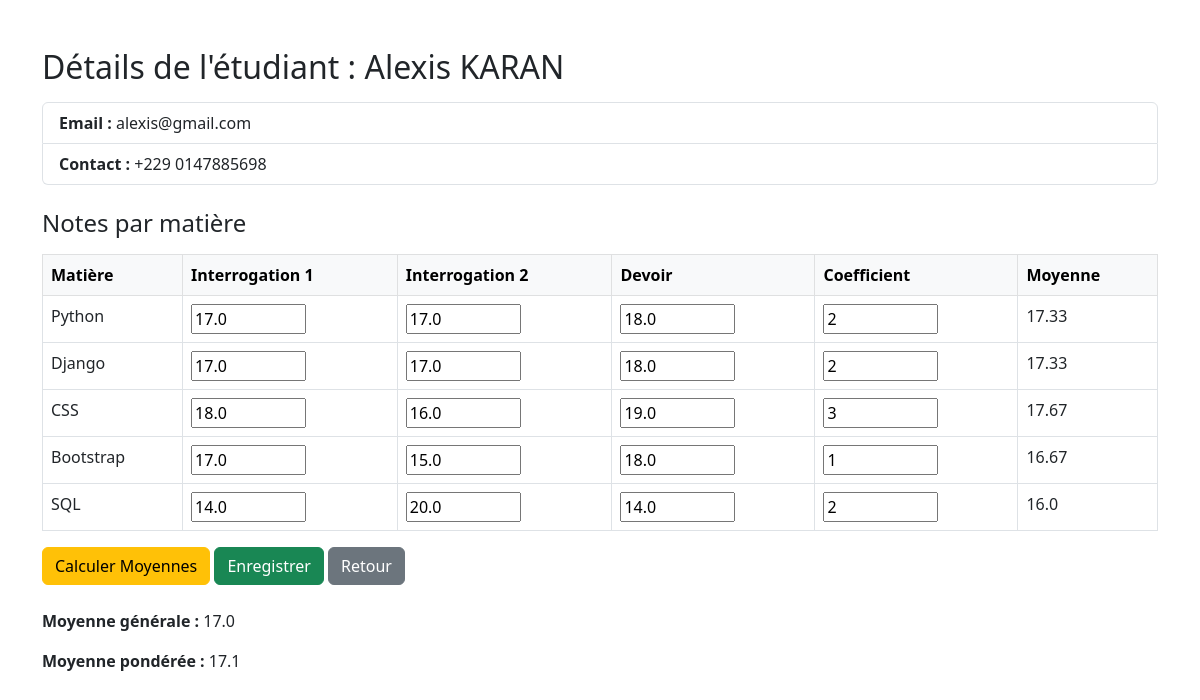
The page /13/ on the database its author committed.
### etudiants/models.py (models this page shows, shortened)
class User(models.Model):
    nom = models.CharField(max_length=100)
    prenom = models.CharField(max_length=100)
    email = models.EmailField(unique=True)
    contact = models.CharField(max_length=15, blank=True, null=True)
    is_valid = models.BooleanField(default=False, null=True)
    class Meta:
        ordering = ["-nom"]

class Notes(models.Model):
    note = models.ForeignKey(User, on_delete=models.CASCADE)
    interrogation1 = models.FloatField(null=True, blank=True)
    interrogation2 = models.FloatField(null=True, blank=True)
    devoir = models.FloatField(null=True, blank=True)
    matiere = models.CharField(max_length=25, blank=True, null=True)
    coefficients = models.PositiveIntegerField(default=1)

### etudiants/views.py (the view, shortened to what this page needs)
# urls.py: path('<int:etudiant_id>/', views.detail_etudiants, name='detail_etudiant'),
def detail_etudiants(request, etudiant_id):
    with connection.cursor() as cursor:
        cursor.execute("""
            SELECT id, nom, prenom, email, contact, is_valid
            FROM etudiants_user
            WHERE id = %s
        """, [etudiant_id])
        etudiant = cursor.fetchone()
    if not etudiant:
        messages.error(request, "Étudiant introuvable.")
        return render(request, 'etudiants/detail_etudiants.html', {'etudiant': None})
    matieres_fixes = ['Python', 'Django', 'CSS', 'Bootstrap', 'SQL']
    notes_par_matiere = []
    moyenne_generale = 0
    moyenne_ponderee = 0
    if request.method == 'POST':
        action = request.POST.get('action')
        nb_matieres = int(request.POST.get('nb_matieres', 0))
        total_moyenne = 0
        total_ponderee = 0
        total_coeff = 0
        for i in range(1, nb_matieres + 1):
            matiere = request.POST.get(f'matiere_{i}')
            interrogation1 = float(request.POST.get(f'interrogation1_{i}', 0) or 0)
            devoir = float(request.POST.get(f'devoir_{i}', 0) or 0)
            interrogation2 = float(request.POST.get(f'interrogation2_{i}', 0) or 0)
            coefficients = float(request.POST.get(f'coefficients_{i}', 1) or 1)
            moyenne = round((interrogation1 + devoir + interrogation2) / 3, 2)
            moyenne_ponderee_calc = moyenne * coefficients
            total_moyenne += moyenne
            total_ponderee += moyenne_ponderee_calc
            total_coeff += coefficients
            notes_par_matiere.append({
                'matiere': matiere,
                'interrogation1': interrogation1,
                'devoir': devoir,
                'interrogation2': interrogation2,
                'coefficients': coefficients,
                'moyenne': moyenne
            })
            if action == 'enregistrer':
                with connection.cursor() as cursor:
                    cursor.execute("""
                        SELECT id FROM etudiants_notes
                        WHERE note_id = %s AND matiere = %s
                    """, [etudiant_id, matiere])
                    exists = cursor.fetchall()
                    if exists:
                        cursor.execute("""
                            UPDATE etudiants_notes
                            SET interrogation1 = %s, interrogation2 = %s, devoir = %s, coefficients = %s
                            WHERE note_id = %s AND matiere = %s
                        """, [interrogation1, interrogation2, devoir,coefficients, etudiant_id, matiere])
                    else:
                        cursor.execute("""
                            INSERT INTO etudiants_notes (note_id, matiere, interrogation1, interrogation2, devoir, coefficients)
                            VALUES (%s, %s, %s, %s, %s, %s)
                        """,[etudiant_id, matiere, interrogation1, interrogation2, devoir, coefficients])
        moyenne_generale = round(total_moyenne / nb_matieres, 2) if nb_matieres else 0
        moyenne_ponderee = round(total_ponderee / total_coeff, 2) if total_coeff else 0
        if action == 'enregistrer':
            messages.success(request, "Les notes ont été enregistrées avec succès.")
        elif action == 'calculer':
            messages.info(request, "Les moyennes ont été recalculées (non enregistrées).")
    else:
        with connection.cursor() as cursor:
            cursor.execute("""
                SELECT matiere, interrogation1, interrogation2, devoir, coefficients
                FROM etudiants_notes
                WHERE note_id = %s
            """, [etudiant_id])
            notes_data = cursor.fetchall()
            notes_dict = {row[0]: row for row in notes_data}
        total_moyenne = 0
        total_ponderee = 0
        total_coeff = 0
        for matiere in matieres_fixes:
            if matiere in notes_dict:
                interrogation1, interrogation2, devoir, coefficients = notes_dict[matiere][1], notes_dict[matiere][2], notes_dict[matiere][3], notes_dict[matiere][4]
                interrogation1 = interrogation1 or 0
                devoir = devoir or 0
                interrogation2 = interrogation2 or 0
                coefficients = coefficients or 1
                moyenne = round((interrogation1 + devoir + interrogation2) / 3, 2)
                moyenne_ponderee_calc = moyenne * coefficients
                total_moyenne += moyenne
                total_ponderee += moyenne_ponderee_calc
                total_coeff += coefficients
                notes_par_matiere.append({
                    'matiere': matiere,
                    'interrogation1': interrogation1,
                    'devoir': devoir,
                    'interrogation2': interrogation2,
                    'coefficients': coefficients,
                    'moyenne': moyenne
                })
        moyenne_generale = round(total_moyenne / len(notes_par_matiere), 2) if notes_par_matiere else 0
        moyenne_ponderee = round(total_ponderee / total_coeff, 2) if total_coeff else 0
    return render(request, 'etudiants/detail_etudiants.html', {
        'etudiant': etudiant,
        'notes_par_matiere': notes_par_matiere,
        'moyenne_generale': moyenne_generale,
        'moyenne_ponderee': moyenne_ponderee
    })

### etudiants/templates/etudiants/detail_etudiants.html (shortened to what this page needs)
{% extends 'etudiants/base.html' %}
{% block content %}
<div class="container mt-5">
    {% if etudiant %}
        <h2>Détails de l'étudiant : {{ etudiant.2 }} {{ etudiant.1 }}</h2>
        <ul class="list-group my-3">
            <li class="list-group-item"><strong>Email :</strong> {{ etudiant.3 }}</li>
            <li class="list-group-item"><strong>Contact :</strong> {{ etudiant.4 }}</li>
        </ul>
        <h4 class="mt-4">Notes par matière</h4>
        <form method="POST">
            <table class="table table-bordered mt-3">
                <thead class="table-light">
                    <tr>
                        <th>Matière</th>
                        <th>Interrogation 1</th>
                        <th>Interrogation 2</th>
                        <th>Devoir</th>
                        <th>Coefficient</th>
                        <th>Moyenne</th>
                    </tr>
                </thead>
                <tbody>
                    {% for note in notes_par_matiere %}
                    <tr>
                        <td>
                            {{ note.matiere }}
                        </td>
                        <td>
                            <input type="number" lang="en" step="0.01" min="0" max="20" inputmode="decimal"
                                   name="interrogation1_{{ forloop.counter }}" value="{{ note.interrogation1 }}">
                        </td>
                        <td>
                            <input type="number" step="0.01" min="0" max="20" inputmode="decimal"
                                   name="interrogation2_{{ forloop.counter }}" value="{{ note.interrogation2 }}"
                                   lang="en">
                        </td>
                        <td>
                            <input type="number" step="0.01" min="0" max="20" inputmode="decimal"
                                   name="devoir_{{ forloop.counter }}" value="{{ note.devoir }}"
                                   lang="en">
                        </td>
                        <td>
                            <input type="number" step="0.01" min="0" max="20" inputmode="decimal"
                                   name="coefficients_{{ forloop.counter }}" value="{{ note.coefficients }}"
                                   lang="en">
                        </td>
                        <td>{{ note.moyenne }}</td>
                    </tr>
                    {% endfor %}
                </tbody>
            </table>
            <div class="mt-3">
                <button type="submit" class="btn btn-warning"
                        onclick="document.getElementById('actionField').value='calculer'">
                    Calculer Moyennes
                </button>
                <button type="submit" class="btn btn-success"
                        onclick="document.getElementById('actionField').value='enregistrer'">
                    Enregistrer
                </button>
                <a href="{% url 'etudiants:liste_etudiants' %}" class="btn btn-secondary">Retour</a>
            </div>
        </form>
        <div class="mt-4">
            <p><strong>Moyenne générale :</strong> {{ moyenne_generale }}</p>
            <p><strong>Moyenne pondérée :</strong> {{ moyenne_ponderee }}</p>
        </div>
    {% else %}
        <div class="alert alert-danger">
            Aucune donnée trouvée pour cet étudiant.
        </div>
    {% endif %}
</div>
{% endblock %}

### rows shown on the page
User: prenom "Alexis", nom "KARAN", email "alexis@gmail.com"
Notes: matiere "SQL", interrogation1 "14.0", interrogation2 "20.0", devoir "14.0", coefficients "2", moyenne "16.0"

### other values the page prints
{{ etudiant.4 }} "+229 0147885698"
{{ note.matiere }} "Python" "Django" "CSS" "Bootstrap"
{{ note.moyenne }} "17.33" "17.33" "17.67" "16.67"
{{ moyenne_generale }} "17.0"
{{ moyenne_ponderee }} "17.1"
